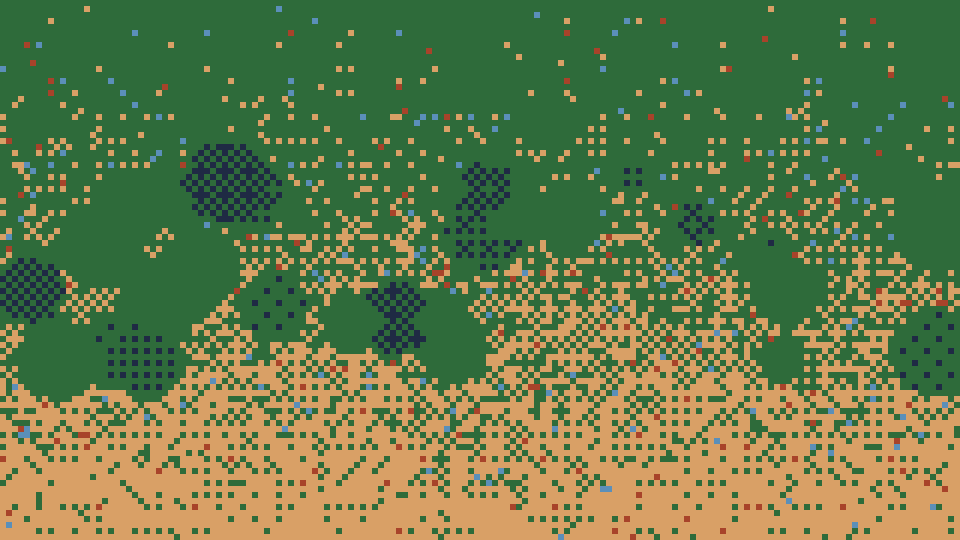
#> input picture NUBE/xilon-docs-nube/SALIDAS/pixel_pruebas/04_foto_textura_color.png, 1920 x 1080 px (shown at 1/2 size)
$ python pixelizar.py pixel_pruebas/04_foto_textura_color.png
#> lines starting #> are read from the running program, lines starting #| are printed output that depends on the picture
#!/usr/bin/env python3
"""
pixelizar.py - Convierte imágenes o carpetas de fotogramas a pixel art ESTABLE para animación.

Dependencias: Pillow + numpy.

Por qué es estable entre fotogramas:
  - La paleta es FIJA (la misma para todos los fotogramas, nada de paleta adaptativa).
  - El dithering es ORDENADO (Bayer), anclado a la rejilla de píxeles: no hay difusión de error,
    así que un píxel que no cambia en la fuente no cambia en la salida.
  - La reducción es por promedio de área (BOX), determinista.

Uso rápido:
  python pixelizar.py foto.jpg                         -> foto_pixel.png (verde, 160 px, 1920x1080)
  python pixelizar.py carpeta_frames -o salida --paleta color --dither 4
  python pixelizar.py foto.jpg --guardar-indice        -> además guarda foto_idx.png (160x90 indexado)
  python pixelizar.py foto_idx.png --remapear color    -> cambia la paleta de un indexado SIN regenerar
"""
import argparse
import sys
from pathlib import Path

import numpy as np
from PIL import Image

# --- Paletas fijas -----------------------------------------------------------------------------
# Verde fósforo: 4 tonos de #001a08 a #00FF66 (interpolación lineal).
PALETA_VERDE = ["#001a08", "#00661f", "#00b347", "#00ff66"]
# Color retro de 8 tonos (propia del canal; incluye el ámbar #FFB000 del HUD).
PALETA_COLOR = ["#0b0b0f", "#1f2a44", "#5b8fb9", "#2e6b3a",
                "#a8432a", "#d9a066", "#ffb000", "#ece6d3"]
PALETAS = {"verde": PALETA_VERDE, "color": PALETA_COLOR}
EXTENSIONES = {".png", ".jpg", ".jpeg", ".bmp", ".tif", ".tiff", ".webp"}


def hex_a_rgb(lista):
    return np.array([[int(h[i:i + 2], 16) for i in (1, 3, 5)] for h in lista], dtype=np.float32)


def leer_paleta(nombre_o_lista):
    """'verde', 'color' o una lista '#rrggbb,#rrggbb,...' (4-8 colores)."""
    if nombre_o_lista in PALETAS:
        cols = PALETAS[nombre_o_lista]
    else:
        cols = [c.strip() for c in nombre_o_lista.split(",") if c.strip()]
    if not 2 <= len(cols) <= 16:
        sys.exit(f"Paleta con {len(cols)} colores: usa entre 4 y 8 (máx. 16).")
    return hex_a_rgb(cols)


def bayer(n):
    """Matriz de Bayer n x n (n = 2, 4 u 8) normalizada a [-0.5, 0.5)."""
    m = np.array([[0, 2], [3, 1]], dtype=np.float32)
    while m.shape[0] < n:
        m = np.block([[4 * m, 4 * m + 2], [4 * m + 3, 4 * m + 1]])
    return (m + 0.5) / (n * n) - 0.5


def recortar_16_9(img):
    """Recorte centrado a 16:9 (para mantener la proporción del vídeo)."""
    w, h = img.size
    objetivo = 16 / 9
    if abs(w / h - objetivo) < 1e-3:
        return img
    if w / h > objetivo:
        nw = round(h * objetivo)
        x = (w - nw) // 2
        return img.crop((x, 0, x + nw, h))
    nh = round(w / objetivo)
    y = (h - nh) // 2
    return img.crop((0, y, w, y + nh))


def luminancia(rgb):
    return rgb @ np.array([0.299, 0.587, 0.114], dtype=np.float32)


def cuantizar(rgb, paleta, dither, fuerza):
    """Devuelve una matriz de índices (h, w) en la paleta fija.

    - Paleta monocroma (todos los tonos del mismo matiz, p. ej. verde): se cuantiza por luminancia
      a niveles, que es lo más estable y no mete ruido de color.
    - Paleta de color: el color más cercano (distancia RGB ponderada) tras sumar el umbral de Bayer.
    """
    h, w, _ = rgb.shape
    if dither:
        mat = bayer(dither)
        umbral = np.tile(mat, (h // dither + 1, w // dither + 1))[:h, :w]
    else:
        umbral = np.zeros((h, w), dtype=np.float32)

    lum_pal = luminancia(paleta)
    orden = np.argsort(lum_pal)
    # Monocroma = todos los tonos con el mismo matiz (proporción entre canales casi constante).
    croma = paleta / np.maximum(paleta.max(axis=1, keepdims=True), 1)
    es_mono = np.ptp(croma[1:], axis=0).max() < 0.15

    if es_mono:
        n = len(paleta)
        t = luminancia(rgb) / 255.0 * (n - 1)              # rango completo -> n niveles
        nivel = np.clip(np.floor(t + 0.5 + umbral * fuerza), 0, n - 1).astype(np.int64)
        return orden[nivel]

    # Paleta de color: el paso del umbral es aproximadamente la distancia media entre colores.
    paso = 255.0 / max(len(paleta) - 1, 1) * 1.5
    rgb_d = rgb + (umbral * fuerza * paso)[..., None]
    # Distancia "redmean" (aproximación perceptual barata): evita que los verdes de hierba
    # acaben en azul, cosa que pasa con pesos de luminancia porque el azul pesa muy poco.
    dif = rgb_d[:, :, None, :] - paleta[None, None, :, :]
    rmed = (rgb_d[:, :, None, 0] + paleta[None, None, :, 0]) / 2
    dist = ((2 + rmed / 256) * dif[..., 0] ** 2 + 4 * dif[..., 1] ** 2
            + (2 + (255 - rmed) / 256) * dif[..., 2] ** 2)
    return np.argmin(dist, axis=-1)


def a_indexada(indices, paleta):
    img = Image.fromarray(indices.astype(np.uint8), mode="P")
    pal = paleta.astype(np.uint8).flatten().tolist()
    img.putpalette(pal + [0, 0, 0] * (256 - len(paleta)))
    return img


def pixelizar(img, ancho, paleta, dither, fuerza):
    img = recortar_16_9(img.convert("RGB"))
    alto = round(ancho * 9 / 16)
    peq = img.resize((ancho, alto), Image.BOX)             # promedio de área: determinista
    rgb = np.asarray(peq, dtype=np.float32)
    return a_indexada(cuantizar(rgb, paleta, dither, fuerza), paleta)


def remapear(img_idx, paleta_nueva):
    """Cambia la paleta de una imagen YA indexada sin recalcular nada.
    Si el número de colores coincide, índice -> índice (por orden de luminancia, para que
    lo oscuro siga siendo oscuro). Si no coincide, se reparte por rango de luminancia."""
    if img_idx.mode != "P":
        sys.exit("--remapear necesita una imagen indexada (modo P), p. ej. la *_idx.png que genera --guardar-indice.")
    idx = np.asarray(img_idx).astype(np.int64)
    usados = int(idx.max()) + 1
    pal_vieja = np.array(img_idx.getpalette()[:usados * 3], dtype=np.float32).reshape(-1, 3)
    rango_viejo = np.argsort(np.argsort(luminancia(pal_vieja)))      # rango de cada índice viejo
    orden_nuevo = np.argsort(luminancia(paleta_nueva))
    n_v, n_n = len(pal_vieja), len(paleta_nueva)
    rango_nuevo = np.round(rango_viejo * (n_n - 1) / max(n_v - 1, 1)).astype(np.int64)
    tabla = orden_nuevo[rango_nuevo]
    return a_indexada(tabla[idx], paleta_nueva)


def escalar(img_idx, salida):
    w, h = salida
    return img_idx.resize((w, h), Image.NEAREST).convert("RGB")


def parse_tam(s):
    try:
        w, h = s.lower().split("x")
        return int(w), int(h)
    except ValueError:
        raise argparse.ArgumentTypeError("Formato: ANCHOxALTO, p. ej. 1920x1080")


def main():
    ap = argparse.ArgumentParser(description="Pixel art estable para animación (paleta fija + Bayer).")
    ap.add_argument("entrada", help="imagen o carpeta de fotogramas")
    ap.add_argument("-o", "--salida-dir", help="carpeta de salida (por defecto, junto a la entrada)")
    ap.add_argument("--ancho", type=int, default=160, help="ancho en píxeles de arte (def. 160; alto = 16:9)")
    ap.add_argument("--salida", type=parse_tam, default=(1920, 1080), help="tamaño final (def. 1920x1080)")
    ap.add_argument("--paleta", default="verde", help="verde | color | lista '#rrggbb,...' (4-8 colores)")
    ap.add_argument("--dither", type=int, choices=[0, 2, 4, 8], default=4, help="Bayer n x n; 0 = sin dithering (def. 4)")
    ap.add_argument("--fuerza", type=float, default=None, help="intensidad del dithering 0-1.5 (def. 1.0 en verde, 0.6 en color)")
    ap.add_argument("--guardar-indice", action="store_true", help="guarda también *_idx.png (pequeño, indexado) para remapear después")
    ap.add_argument("--remapear", metavar="PALETA", help="NO regenera: toma *_idx.png y le aplica otra paleta")
    ap.add_argument("--sufijo", default=None, help="sufijo del archivo de salida (def. _pixel o _remap)")
    a = ap.parse_args()

    ent = Path(a.entrada)
    archivos = sorted(p for p in ent.iterdir() if p.suffix.lower() in EXTENSIONES) if ent.is_dir() else [ent]
    if not archivos:
        sys.exit("No hay imágenes en la entrada.")
    out_dir = Path(a.salida_dir) if a.salida_dir else (ent if ent.is_dir() else ent.parent)
    out_dir.mkdir(parents=True, exist_ok=True)

    for p in archivos:
        img = Image.open(p)
#> img is the input picture: PIL image 1920x1080 RGB; mean R, G, B 101, 122.2, 73.2
        if a.remapear:
            idx = remapear(img, leer_paleta(a.remapear))
            suf = a.sufijo or "_remap"
        else:
            fuerza = a.fuerza if a.fuerza is not None else (1.0 if a.paleta == "verde" else 0.6)
            idx = pixelizar(img, a.ancho, leer_paleta(a.paleta), a.dither, fuerza)
#> in pixelizar, `peq = img.resize((ancho, alto), Image.BOX)`:
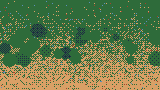
#> peq: PIL image 160x90 RGB; mean R, G, B 101, 122.2, 73.2
#> in cuantizar, `lum_pal = luminancia(paleta)`: lum_pal = [16.17, 63.41, 113.2, 161.3]
#> in cuantizar, `orden = np.argsort(lum_pal)`: orden = [0, 1, 2, 3]
#> in cuantizar, `croma = paleta / np.maximum(paleta.max(axis=1, keepdims=True), 1)`: croma = [[0, 1, 0.308], [0, 1, 0.304], [0, 1, 0.397], [0, 1, 0.4]]
#> in cuantizar, `es_mono = np.ptp(croma[1:], axis=0).max() < 0.15`: es_mono = True
#> in cuantizar, `n = len(paleta)`: n = 4
#> in luminancia (call 2), `return rgb @ np.array([0.299, 0.587, 0.114], dtype=np.float32)`:
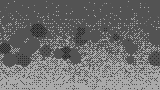
#> returned value: shape (90, 160) float32; min 41.67, max 170.4, mean 110.3
#> in cuantizar, `t = luminancia(rgb) / 255.0 * (n - 1)`:
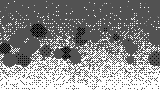
#> t: shape (90, 160) float32; min 0.49, max 2.01, mean 1.3; drawn with min black and max white
#> in cuantizar, `nivel = np.clip(np.floor(t + 0.5 + umbral * fuerza), 0, n - 1).astype(..`:
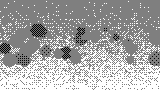
#> nivel: shape (90, 160) int64; min 0, max 2, mean 1.3; drawn with min black and max white
#> in a_indexada, `img = Image.fromarray(indices.astype(np.uint8), mode="P")`: img: PIL image 160x90 P; every value is 0
#> in a_indexada, `pal = paleta.astype(np.uint8).flatten().tolist()`: pal = [0, 26, 8, 0, 102, 31, 0, 179, 71, 0, 255, 102]
#> in a_indexada, `img.putpalette(pal + [0, 0, 0] * (256 - len(paleta)))`:
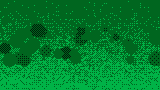
#> img: PIL image 160x90 P; mean R, G, B 0, 125.4, 43.5
            suf = a.sufijo or "_pixel"
            if a.guardar_indice:
                idx.save(out_dir / f"{p.stem}_idx.png")
        escalar(idx, a.salida).save(out_dir / f"{p.stem}{suf}.png")
#> in escalar, `return img_idx.resize((w, h), Image.NEAREST).convert("RGB")`:
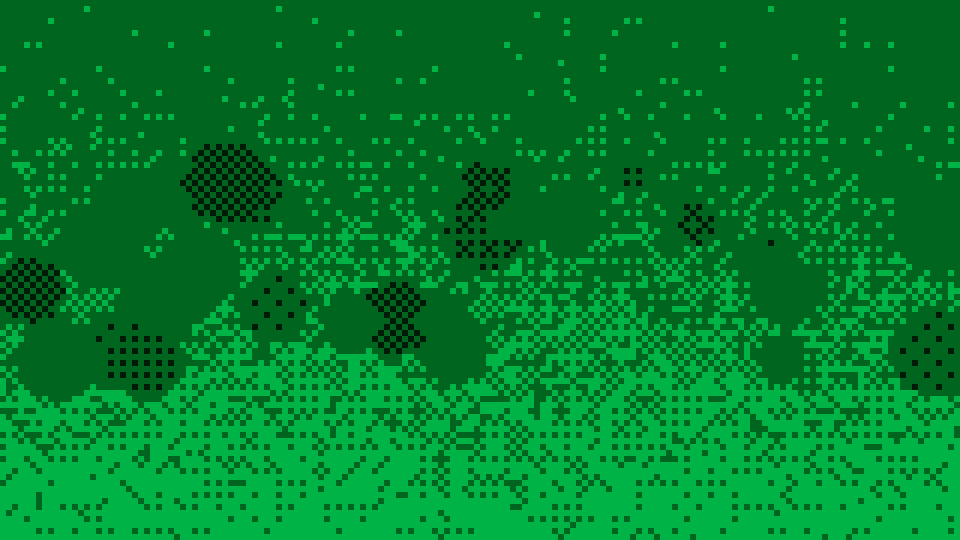
#> returned value: PIL image 1920x1080 RGB (shown at 1/2 size); mean R, G, B 0, 125.4, 43.5
        print(f"OK  {p.name} -> {p.stem}{suf}.png")


if __name__ == "__main__":
    main()

$ run again, on NUBE/xilon-docs-nube/SALIDAS/pixel_pruebas/01_degradado_idx_remap_a_color.png
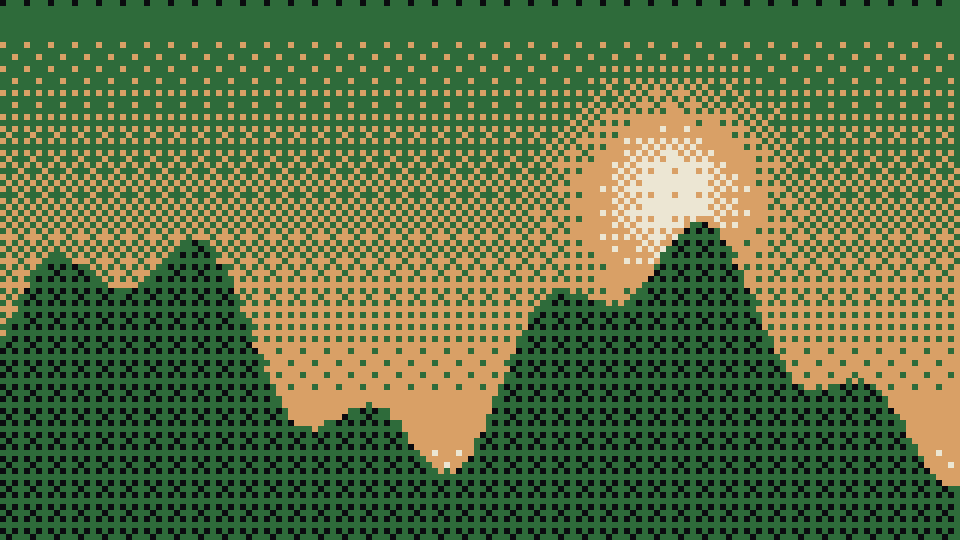
#> input picture NUBE/xilon-docs-nube/SALIDAS/pixel_pruebas/01_degradado_idx_remap_a_color.png, 1920 x 1080 px (shown at 1/2 size)
#> in main, img is the input picture: PIL image 1920x1080 RGB; mean R, G, B 92.2, 112.5, 67.6
#> in pixelizar, `peq = img.resize((ancho, alto), Image.BOX)`:
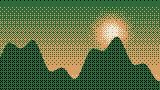
#> peq: PIL image 160x90 RGB; mean R, G, B 92.2, 112.5, 67.6
#> lum_pal = [16.17, 63.41, 113.2, 161.3]
#> orden = [0, 1, 2, 3]
#> croma = [[0, 1, 0.308], [0, 1, 0.304], [0, 1, 0.397], [0, 1, 0.4]]
#> es_mono = True
#> n = 4
#> pal = [0, 26, 8, 0, 102, 31, 0, 179, 71, 0, 255, 102]
#> in escalar, `return img_idx.resize((w, h), Image.NEAREST).convert("RGB")`:
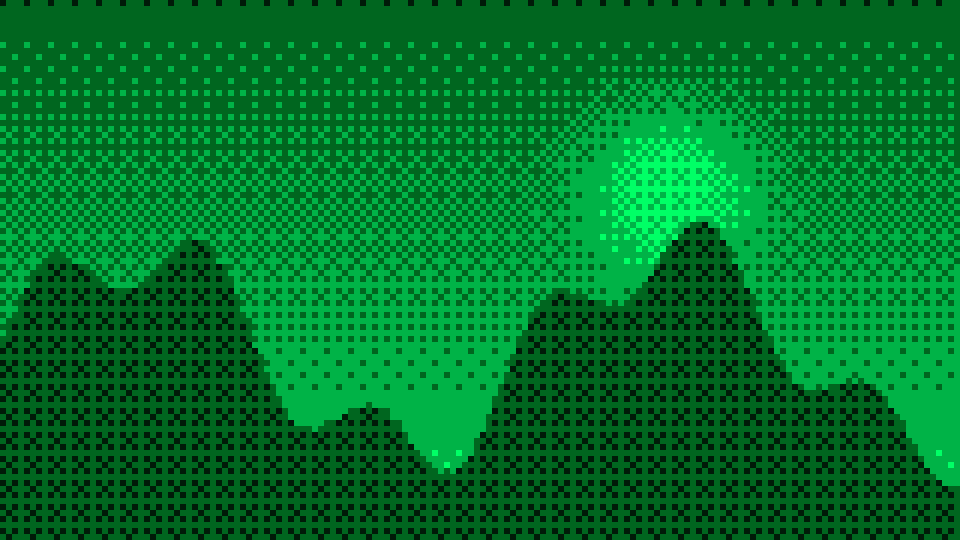
#> returned value: PIL image 1920x1080 RGB (shown at 1/2 size); mean R, G, B 0, 116.8, 40.5
